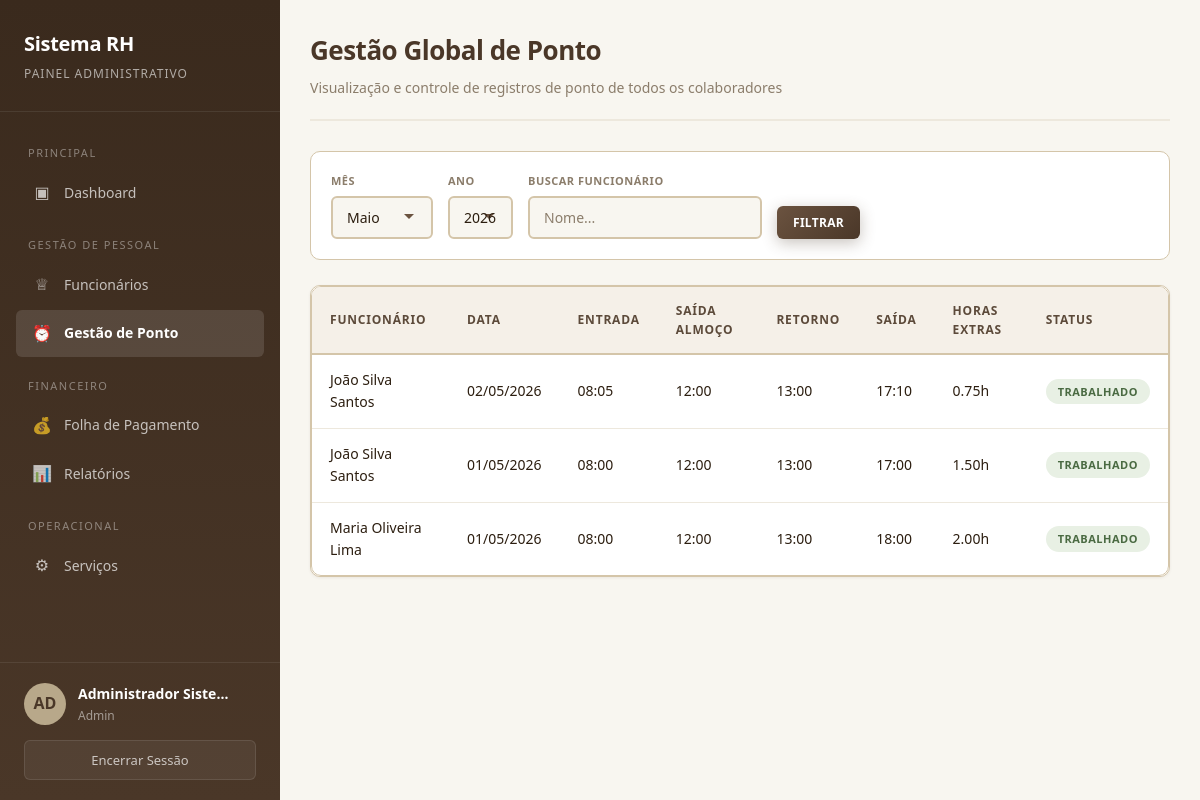
Screenshot of /admin/ponto_global.php (signed in) with the database file from the repository.
### tables this page shows
CREATE TABLE IF NOT EXISTS users (
    id INT AUTO_INCREMENT PRIMARY KEY,
    obfuscated_id VARCHAR(50) UNIQUE NOT NULL,
    nome_completo VARCHAR(200) NOT NULL,
    cpf VARCHAR(14) UNIQUE NOT NULL,
    data_nascimento DATE NOT NULL,
    cargo VARCHAR(100) NOT NULL,
    email VARCHAR(150) NOT NULL,
    senha_hash VARCHAR(255) NOT NULL,
    nivel_acesso ENUM('admin','rh','coordenacao','funcionario') DEFAULT 'funcionario',
    status ENUM('ativo','inativo','ferias','licenca') DEFAULT 'ativo',
    data_criacao DATETIME DEFAULT CURRENT_TIMESTAMP,
    data_atualizacao DATETIME DEFAULT CURRENT_TIMESTAMP ON UPDATE CURRENT_TIMESTAMP,
    INDEX idx_obfuscated_id (obfuscated_id),
    INDEX idx_email (email),
    INDEX idx_cargo (cargo)
);

CREATE TABLE IF NOT EXISTS ponto_registro (
    id INT AUTO_INCREMENT PRIMARY KEY,
    user_id INT NOT NULL,
    data_registro DATE NOT NULL,
    entrada_manha TIME,
    saida_manha TIME,
    entrada_tarde TIME,
    saida_tarde TIME,
    horas_extras DECIMAL(5,2) DEFAULT 0.00,
    justificativa_extras TEXT,
    status ENUM('trabalhado','nao_trabalhado','sem_registro','falta_justificada') DEFAULT 'sem_registro',
    observacoes TEXT,
    criado_em DATETIME DEFAULT CURRENT_TIMESTAMP,
    FOREIGN KEY (user_id) REFERENCES users(id) ON DELETE CASCADE,
    INDEX idx_user_data (user_id, data_registro)
);

### admin/ponto_global.php (the view, shortened to what this page needs)
<?php
require_once '../config/functions.php';
require_once '../includes/header_admin.php';
$db = Database::getInstance()->getConnection();
$mes = $_GET['mes'] ?? date('m');
$ano = $_GET['ano'] ?? date('Y');
$sql = "SELECT u.*, pr.data_registro, pr.entrada_manha, pr.saida_manha, pr.entrada_tarde, pr.saida_tarde, pr.horas_extras, pr.justificativa_extras, pr.status, pr.id as ponto_id
        FROM users u
        LEFT JOIN ponto_registro pr ON u.id = pr.user_id
            AND pr.data_registro BETWEEN ? AND ?
        WHERE u.nivel_acesso = 'funcionario'";
$params = ["$ano-$mes-01", date('Y-m-t', strtotime("$ano-$mes-15"))];
$sql .= " ORDER BY u.nome_completo ASC, pr.data_registro DESC";
$stmt = $db->prepare($sql);
$stmt->execute($params);
$registros = $stmt->fetchAll();
?>
<div class="page-header">
    <h1>Gestão Global de Ponto</h1>
    <p>Visualização e controle de registros de ponto de todos os colaboradores</p>
</div>
<div class="filters-bar">
    <div class="filter-group">
        <label>Mês</label>
        <select class="form-control" id="filterMes" onchange="updateFilters()">
            <?php for ($i = 1; $i <= 12; $i++): ?>
                <option value="<?= str_pad($i, 2, '0', STR_PAD_LEFT) ?>" <?= $i == $mes ? 'selected' : '' ?>><?= getMonthName($i) ?></option>
            <?php endfor; ?>
        </select>
    </div>
    <div class="filter-group">
        <label>Ano</label>
        <select class="form-control" id="filterAno" onchange="updateFilters()">
            <?php for ($y = date('Y') - 2; $y <= date('Y') + 1; $y++): ?>
                <option value="<?= $y ?>" <?= $y == $ano ? 'selected' : '' ?>><?= $y ?></option>
            <?php endfor; ?>
        </select>
    </div>
    <div class="filter-group">
        <label>Buscar Funcionário</label>
        <input type="text" class="form-control" placeholder="Nome..." id="filterBusca">
    </div>
    <button class="btn btn-primary btn-sm" onclick="applyFilters()">Filtrar</button>
</div>
<div class="card fade-in">
    <div class="card-body" style="padding: 0;">
        <div class="table-container">
            <table class="table">
                <thead>
                    <tr>
                        <th>Funcionário</th>
                        <th>Data</th>
                        <th>Entrada</th>
                        <th>Saída Almoço</th>
                        <th>Retorno</th>
                        <th>Saída</th>
                        <th>Horas Extras</th>
                        <th>Status</th>
                    </tr>
                </thead>
                <tbody>
                    <?php foreach ($registros as $r): ?>
                    <tr>
                        <td><?= htmlspecialchars($r['nome_completo']) ?></td>
                        <td><?= formatDate($r['data_registro']) ?></td>
                        <td><?= formatTime($r['entrada_manha']) ?></td>
                        <td><?= formatTime($r['saida_manha']) ?></td>
                        <td><?= formatTime($r['entrada_tarde']) ?></td>
                        <td><?= formatTime($r['saida_tarde']) ?></td>
                        <td><?= $r['horas_extras'] > 0 ? $r['horas_extras'] . 'h' : '-' ?></td>
                        <td><?= getStatusBadge($r['status'] ?: 'sem_registro') ?></td>
                    </tr>
                    <?php endforeach; ?>
                </tbody>
            </table>
        </div>
    </div>
</div>
<?php require_once '../includes/footer.php'; ?>

### includes/header_admin.php (shortened to what this page needs)
<?php
require_once __DIR__ . '/../config/functions.php';
$db = Database::getInstance()->getConnection();
$stmt = $db->prepare("SELECT * FROM users WHERE id = ?");
$stmt->execute([$_SESSION['user_id']]);
$currentUser = $stmt->fetch();
$currentPage = basename($_SERVER['PHP_SELF'], '.php');
function isActive($page) {
    global $currentPage;
    return $currentPage === $page ? 'active' : '';
}
?>
<!DOCTYPE html>
<html lang="pt-BR">
<head>
    <link rel="stylesheet" href="../css/style.css">
</head>
<body>
<div class="app-layout">
    <aside class="sidebar">
        <div class="sidebar-header">
            <h2>Sistema RH</h2>
            <p>Painel Administrativo</p>
        </div>
        <nav class="sidebar-nav">
            <div class="nav-section">
                <div class="nav-section-title">Principal</div>
                <a href="dashboard.php" class="nav-item <?=isActive('dashboard')?>">
                    <span class="nav-icon">&#9635;</span> Dashboard
                </a>
            </div>
            <div class="nav-section">
                <div class="nav-section-title">Gestão de Pessoal</div>
                <a href="funcionarios.php" class="nav-item <?=isActive('funcionarios')?>">
                    <span class="nav-icon">&#9813;</span> Funcionários
                </a>
                <a href="ponto_global.php" class="nav-item <?=isActive('ponto_global')?>">
                    <span class="nav-icon">&#9200;</span> Gestão de Ponto
                </a>
            </div>
            <div class="nav-section">
                <div class="nav-section-title">Financeiro</div>
                <a href="folha_pagamento.php" class="nav-item <?=isActive('folha_pagamento')?>">
                    <span class="nav-icon">&#128176;</span> Folha de Pagamento
                </a>
                <a href="relatorios.php" class="nav-item <?=isActive('relatorios')?>">
                    <span class="nav-icon">&#128202;</span> Relatórios
                </a>
            </div>
            <div class="nav-section">
                <div class="nav-section-title">Operacional</div>
                <a href="servicos.php" class="nav-item <?=isActive('servicos')?>">
                    <span class="nav-icon">&#9881;</span> Serviços
                </a>
            </div>
        </nav>
        <div class="sidebar-footer">
            <div class="sidebar-user">
                <div class="user-avatar"><?=strtoupper(substr($currentUser['nome_completo'], 0, 2))?></div>
                <div class="user-info">
                    <h4><?=htmlspecialchars($currentUser['nome_completo'])?></h4>
                    <p><?=ucfirst($currentUser['nivel_acesso'])?></p>
                </div>
            </div>
            <button class="btn-logout" onclick="if(confirm('Deseja sair?')) window.location='../logout.php'">
                Encerrar Sessão
            </button>
        </div>
    </aside>
    <main class="main-content">

### config/functions.php (shortened to what this page needs)
<?php
function formatDate($date) {
    return date('d/m/Y', strtotime($date));
}
function formatTime($time) {
    return date('H:i', strtotime($time));
}
function getMonthName($month) {
    $months = [
        1 => 'Janeiro', 2 => 'Fevereiro', 3 => 'Março', 4 => 'Abril',
        5 => 'Maio', 6 => 'Junho', 7 => 'Julho', 8 => 'Agosto',
        9 => 'Setembro', 10 => 'Outubro', 11 => 'Novembro', 12 => 'Dezembro'
    ];
    return $months[intval($month)] ?? '';
}
function getStatusBadge($status) {
    $classes = [
        'trabalhado' => 'badge-success',
        'nao_trabalhado' => 'badge-danger',
        'sem_registro' => 'badge-warning',
        'falta_justificada' => 'badge-info',
        'pendente' => 'badge-warning',
        'aprovado' => 'badge-success',
        'rejeitado' => 'badge-danger',
        'em_andamento' => 'badge-info',
        'concluido' => 'badge-success',
        'cancelado' => 'badge-secondary',
        'aberto' => 'badge-danger',
        'em_analise' => 'badge-warning',
        'resolvido' => 'badge-success',
        'fechado' => 'badge-secondary'
    ];
    $class = $classes[$status] ?? 'badge-secondary';
    return '<span class="badge ' . $class . '">' . ucfirst(str_replace('_', ' ', $status)) . '</span>';
}
?>

### rows the page displays
users: nome_completo "AD", nome_completo "Administrador Sistema", nivel_acesso "Admin"
ponto_registro: user.nome_completo "João Silva Santos", data_registro "02/05/2026", entrada_manha "08:05", saida_manha "12:00", entrada_tarde "13:00", saida_tarde "17:10", horas_extras "0.75", status "TRABALHADO"
ponto_registro: user.nome_completo "João Silva Santos", data_registro "01/05/2026", entrada_manha "08:00", saida_manha "12:00", entrada_tarde "13:00", saida_tarde "17:00", horas_extras "1.50", status "TRABALHADO"
ponto_registro: user.nome_completo "Maria Oliveira Lima", data_registro "01/05/2026", entrada_manha "08:00", saida_manha "12:00", entrada_tarde "13:00", saida_tarde "18:00", horas_extras "2.00", status "TRABALHADO"

### other values shown
form field value "Maio"
form field value "2026"
